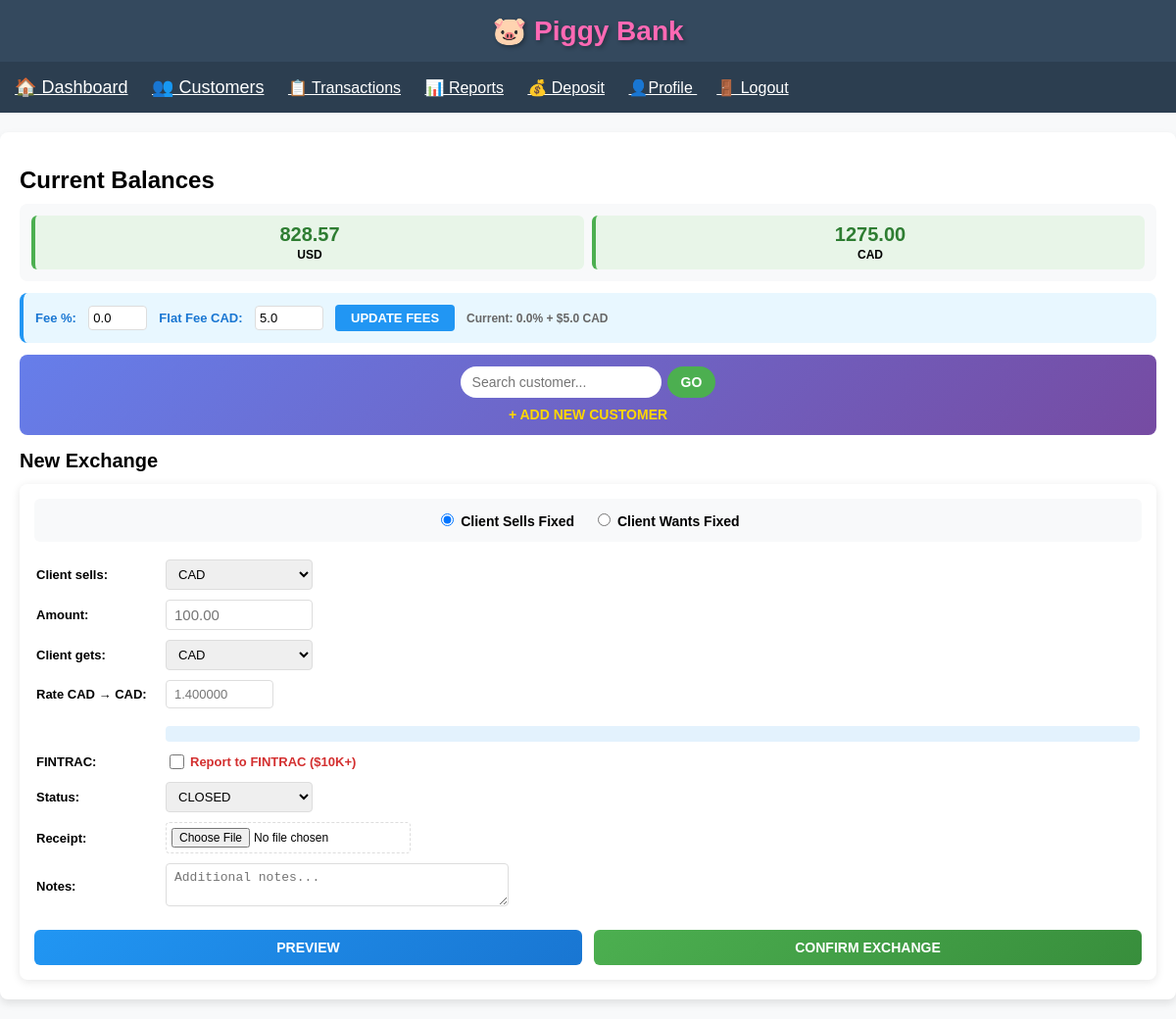
Screenshot of / (signed in) with the database file from the repository.
### app.py (models this page shows)
class Transaction(db.Model):
    id = db.Column(db.Integer, primary_key=True, autoincrement=True)  # AUTO
    tx_ref = db.Column(db.String(11), unique=True, nullable=False, index=True)  # DISPLAY ID
    date = db.Column(db.DateTime, default=datetime.utcnow)
    from_currency = db.Column(db.String(3), nullable=False)
    to_currency = db.Column(db.String(3), nullable=False)
    from_amount = db.Column(db.Float, nullable=False)
    to_amount = db.Column(db.Float, nullable=False)
    exchange_rate = db.Column(db.Float, nullable=False)
    notes = db.Column(db.Text, nullable=True)
    is_fintrac = db.Column(db.Boolean, default=False)
    client_id = db.Column(db.Integer, db.ForeignKey('client.id'), nullable=False)
    receipt_filename = db.Column(db.String(100))
    status = db.Column(db.String(10), default='closed')

### app.py (the view, shortened to what this page needs)
@app.route('/', methods=['GET', 'POST'])
def index():
    global FEE_PERCENTAGE, FLAT_FEE_CAD
    if 'user_id' not in session: return redirect(url_for('login'))
    if request.method == 'POST' and 'update_fees' in request.form:
        FEE_PERCENTAGE = float(request.form['fee_percentage']) / 100
        FLAT_FEE_CAD = float(request.form['flat_fee_cad'])
        flash(f'Fees updated: {FEE_PERCENTAGE*100}% + ${FLAT_FEE_CAD} CAD!')
        return redirect(url_for('index'))
    if request.method == 'POST' and not session.get('selected_client_id'):
        flash('SELECT A CLIENT FIRST!')
        return redirect(url_for('customers'))
    client = Client.query.get(session.get('selected_client_id')) if session.get('selected_client_id') else None
    total_volume_usd = 0
    led_color = '#00FF00'
    balances = get_balances()
    open_transactions = Transaction.query.filter_by(status='pending').all()
    current_fee = round(FEE_PERCENTAGE * 100, 1)
    current_flat_fee = round(FLAT_FEE_CAD, 2)
    return render_template('index.html',
                           client=client, balances=balances, open_transactions=open_transactions,
                           current_fee=current_fee, current_flat_fee=current_flat_fee,
                           total_volume_usd=total_volume_usd, led_color=led_color,
                           fee_percentage=current_fee, flat_fee_cad=current_flat_fee)

### app.py (called while the page is built)
def get_balances():
    if 'user_id' not in session: return {}
    client_id = session.get('selected_client_id')
    if session.get('is_admin') and not client_id:
        transactions = Transaction.query.all()
    else:
        if not client_id: return {}
        transactions = Transaction.query.filter_by(client_id=client_id).all()
    balances = {}
    for tx in transactions:
        if tx.from_amount == 0:
            balances[tx.to_currency] = balances.get(tx.to_currency, 0) + tx.to_amount
        else:
            balances[tx.from_currency] = balances.get(tx.from_currency, 0) + tx.from_amount
            balances[tx.to_currency] = balances.get(tx.to_currency, 0) - tx.to_amount
    return {k: round(v, 2) for k, v in balances.items()}

### templates/index.html (shortened to what this page needs)
{% extends "base.html" %}
{% block content %}
<h1 style="margin:15px 0 10px 0;font-size:24px;">Current Balances</h1>
<div class="balances" style="background:#f8f9fa;padding:12px;border-radius:8px;margin:0 0 12px 0;">
    {% if balances %}
        <div style="display:grid;grid-template-columns:repeat(auto-fit,minmax(120px,1fr));gap:8px;">
            {% for currency, amount in balances.items() %}
                <div style="background:{% if amount >= 0 %}#e8f5e8{% else %}#ffebee{% endif %};padding:8px 6px;border-radius:6px;text-align:center;border-left:4px solid {% if amount >= 0 %}#4caf50{% else %}#f44336{% endif %};">
                    <h3 style="margin:0 0 2px 0;font-size:20px;color:{% if amount >= 0 %}#2e7d32{% else %}#c62828{% endif %};">{{ "%.2f"|format(amount) }}</h3>
                    <p style="margin:0;font-weight:bold;text-transform:uppercase;font-size:12px;">{{ currency }}</p>
                </div>
            {% endfor %}
        </div>
    {% else %}
        <p style="text-align:center;color:#666;font-size:14px;margin:0;">No transactions yet!</p>
    {% endif %}
</div>
<div style="background:#e8f7ff;padding:12px;border-radius:8px;margin:0 0 12px 0;border-left:4px solid #2196f3;">
    <form method="POST">
        <div style="display:flex;gap:12px;align-items:center;flex-wrap:wrap;">
            <div>
                <label style="font-weight:bold;color:#1976d2;font-size:13px;">Fee %:</label>
                <input type="number" name="fee_percentage" value="{{ fee_percentage }}" step="0.1" min="0" max="10"
                       style="width:60px;padding:4px;margin-left:8px;border:1px solid #ddd;border-radius:4px;font-size:13px;"
                       onchange="updateFeePreview()">
            </div>
            <div>
                <label style="font-weight:bold;color:#1976d2;font-size:13px;">Flat Fee CAD:</label>
                <input type="number" name="flat_fee_cad" value="{{ flat_fee_cad }}" step="0.01" min="0" max="50"
                       style="width:70px;padding:4px;margin-left:8px;border:1px solid #ddd;border-radius:4px;font-size:13px;"
                       onchange="updateFeePreview()">
            </div>
            <button type="submit" style="padding:6px 16px;background:#2196f3;color:white;border:none;border-radius:4px;font-weight:bold;cursor:pointer;font-size:13px;">UPDATE FEES</button>
            <div style="font-size:12px;color:#666;font-weight:bold;min-width:120px;">Current: {{ fee_percentage }}% + ${{ flat_fee_cad }} CAD</div>
        </div>
    </form>
</div>
<div style="background:linear-gradient(135deg,#667eea 0%,#764ba2 100%);padding:12px;border-radius:8px;margin:0 0 12px 0;color:white;">
    {% if client %}
        <div style="display:flex;justify-content:space-between;align-items:center;flex-wrap:wrap;gap:8px;">
            <div>
                <strong style="font-size:16px;color:white;">{{ client.first_name }} {{ client.last_name }}</strong><br>
                <small style="opacity:0.95;font-size:12px;color:white;">{{ client.phone|default('—') }} | {{ client.apartment|default('') }} {{ client.civic_number }} {{ client.street }}</small>
            </div>
            <div style="display:flex;gap:6px;">
                <a href="{{ url_for('customers') }}" style="background:rgba(255,255,255,0.2);padding:5px 10px;border-radius:4px;color:white;text-decoration:none;font-size:12px;">Change</a>
                <a href="{{ url_for('edit_client', client_id=client.id) }}" style="background:rgba(255,255,255,0.2);padding:5px 10px;border-radius:4px;color:white;text-decoration:none;font-size:12px;">Edit</a>
            </div>
        </div>
    {% else %}
        <div style="text-align:center;">
            <form method="GET" action="{{ url_for('customers') }}" style="display:inline-flex;gap:6px;max-width:350px;margin:0 auto 8px auto;">
                <input type="text" name="search" placeholder="Search customer..." style="flex:1;padding:8px 12px;border:none;border-radius:20px;font-size:14px;color:black;">
                <button type="submit" style="padding:8px 14px;background:#4caf50;color:white;border:none;border-radius:20px;font-weight:bold;cursor:pointer;font-size:14px;">GO</button>
            </form>
            <br><a href="{{ url_for('customers') }}" style="color:#ffd700;font-weight:bold;font-size:14px;text-decoration:none;">+ ADD NEW CUSTOMER</a>
        </div>
    {% endif %}
</div>
<h2 style="margin:15px 0 12px 0;font-size:20px;">New Exchange</h2>
<form method="POST" enctype="multipart/form-data" style="background:white;padding:15px;border-radius:8px;box-shadow:0 2px 10px rgba(0,0,0,0.1);">
    <div style="background:#f8f9fa;padding:12px;border-radius:6px;margin-bottom:12px;text-align:center;">
        <label style="font-size:14px;font-weight:bold;margin-right:15px;">
            <input type="radio" name="mode" value="client_fixed" checked onchange="updateLabels()">
            Client Sells Fixed
        </label>
        <label style="font-size:14px;font-weight:bold;">
            <input type="radio" name="mode" value="bank_fixed" onchange="updateLabels()">
            Client Wants Fixed
        </label>
    </div>
    <table style="width:100%;font-size:13px;">
        <tr>
            <td style="padding:4px 0;width:130px;"><strong id="fixed_currency_label" style="color:black;">Client sells:</strong></td>
            <td style="padding:4px 0;">
                <select name="fixed_currency" id="fixed_currency" required onchange="toggleSecondRate(); updateRatePreview()" style="padding:6px 8px;font-size:13px;border-radius:4px;border:1px solid #ddd;width:100%;max-width:150px;color:black;">
                    <option value="CAD" selected>CAD</option>
                </select>
            </td>
        </tr>
        <tr>
            <td style="padding:4px 0;"><strong id="fixed_amount_label" style="color:black;">Amount:</strong></td>
            <td style="padding:4px 0;">
                <input type="number" name="fixed_amount" step="0.01" min="5.01" placeholder="100.00" required
                       id="fixed_amount" style="padding:6px 8px;font-size:15px;border-radius:4px;border:1px solid #ddd;width:150px;color:black;"
                       oninput="updateRatePreview()">
            </td>
        </tr>
        <tr>
            <td style="padding:4px 0;"><strong id="other_currency_label" style="color:black;">Gets:</strong></td>
            <td style="padding:4px 0;">
                <select name="other_currency" id="other_currency" required onchange="toggleSecondRate(); updateRatePreview()" style="padding:6px 8px;font-size:13px;border-radius:4px;border:1px solid #ddd;width:100%;max-width:150px;color:black;">
                    <option value="CAD" selected>CAD</option>
                </select>
            </td>
        </tr>
        <tr>
            <td style="padding:4px 0;"><strong style="color:black;">Rate <span id="from_curr_label">CAD</span> → CAD:</strong></td>
            <td style="padding:4px 0;">
                <input type="number" name="rate_to_cad" step="0.000001" placeholder="1.400000" id="rate_to_cad" required
                       style="padding:6px 8px;font-size:13px;border-radius:4px;border:1px solid #ddd;width:110px;color:black;"
                       oninput="updateRatePreview()">
            </td>
        </tr>
        <tr>
            <td style="padding:4px 0;"></td>
            <td style="padding:4px 0;">
                <div id="preview" style="margin-top:8px;font-size:16px;font-weight:bold;color:#1976d2;background:#e3f2fd;padding:8px;border-radius:4px;"></div>
            </td>
        </tr>
        <tr>
            <td style="padding:4px 0;"><strong style="color:black;">FINTRAC:</strong></td>
            <td style="padding:4px 0;">
                <label style="display:flex;align-items:center;font-size:13px;color:#d32f2f;font-weight:bold;">
                    <input type="checkbox" name="is_fintrac" style="margin-right:6px;width:15px;height:15px;">
                    Report to FINTRAC ($10K+)
                </label>
            </td>
        </tr>
        <tr>
            <td style="padding:4px 0;"><strong style="color:black;">Status:</strong></td>
            <td style="padding:4px 0;">
                <select name="status" style="padding:6px 8px;font-size:13px;border-radius:4px;border:1px solid #ddd;width:150px;color:black;">
                    <option value="closed" selected>CLOSED</option>
                </select>
            </td>
        </tr>
        <tr>
            <td style="padding:4px 0;"><strong style="color:black;">Receipt:</strong></td>
            <td style="padding:4px 0;">
                <input type="file" name="receipt" accept=".pdf,.jpg,.jpeg,.png" style="padding:5px;border:1px dashed #ddd;border-radius:4px;width:100%;max-width:250px;font-size:12px;color:black;">
            </td>
        </tr>
        <tr>
            <td style="padding:4px 0;"><strong style="color:black;">Notes:</strong></td>
            <td style="padding:4px 0;">
                <textarea name="notes" rows="2" placeholder="Additional notes..." style="padding:6px 8px;font-size:13px;border-radius:4px;border:1px solid #ddd;width:100%;max-width:350px;resize:vertical;color:black;"></textarea>
            </td>
        </tr>
    </table>
    <div style="display:flex;gap:12px;margin-top:15px;">
        <input type="button" value="PREVIEW" onclick="showPreview()"
               style="flex:1;padding:10px;background:linear-gradient(135deg,#2196f3,#1976d2);color:white;border:none;border-radius:6px;font-size:14px;font-weight:bold;cursor:pointer;">
        <input type="submit" value="CONFIRM EXCHANGE"
               style="flex:1;padding:10px;background:linear-gradient(135deg,#4caf50,#388e3c);color:white;border:none;border-radius:6px;font-size:14px;font-weight:bold;cursor:pointer;">
    </div>
</form>
{% endblock %}

### templates/base.html (style rules this page uses)
* { box-sizing: border-box; }
body { font-family: Arial; margin: 0; padding: 0; background: #f8f9fa; }

### rows the page displays
Transaction: amount "828.57", from_currency "USD", amount "1275.00", to_currency "CAD"

### other values shown
{{ fee_percentage }} "0.0"
{{ flat_fee_cad }} "5.0"
